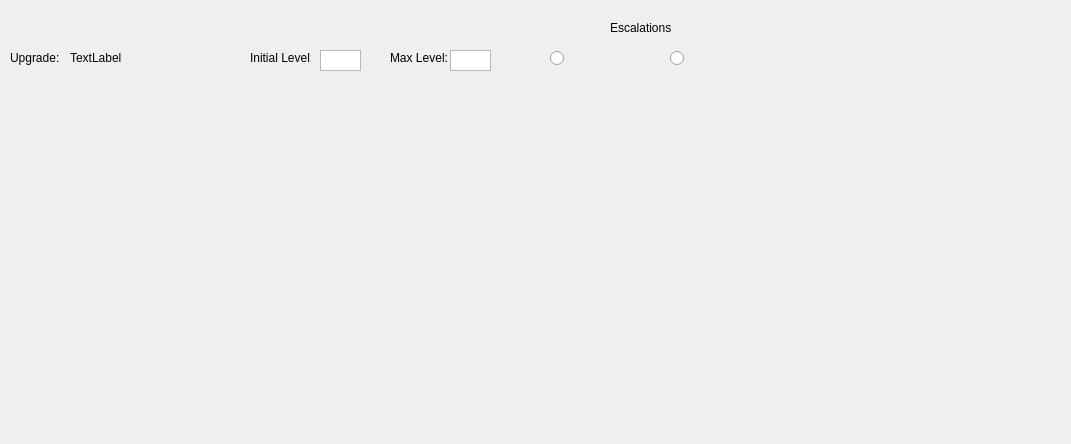
<?xml version="1.0" encoding="UTF-8"?>
<ui version="4.0">
 <class>upgrade_menu</class>
 <widget class="QDialog" name="upgrade_menu">
  <property name="geometry">
   <rect>
    <x>0</x>
    <y>0</y>
    <width>1071</width>
    <height>444</height>
   </rect>
  </property>
  <property name="windowTitle">
   <string>Extended Upgrade Settings</string>
  </property>
  <widget class="QLabel" name="initialLevelPlaceholder">
   <property name="geometry">
    <rect>
     <x>250</x>
     <y>50</y>
     <width>61</width>
     <height>16</height>
    </rect>
   </property>
   <property name="text">
    <string>Initial Level:</string>
   </property>
  </widget>
  <widget class="QLabel" name="maxLevelPlaceholder">
   <property name="geometry">
    <rect>
     <x>390</x>
     <y>50</y>
     <width>61</width>
     <height>16</height>
    </rect>
   </property>
   <property name="text">
    <string>Max Level:</string>
   </property>
  </widget>
  <widget class="QLabel" name="upgradeNameHeaderPlaceholder">
   <property name="geometry">
    <rect>
     <x>10</x>
     <y>50</y>
     <width>101</width>
     <height>16</height>
    </rect>
   </property>
   <property name="text">
    <string>Upgrade:</string>
   </property>
  </widget>
  <widget class="QLabel" name="upgradeName">
   <property name="geometry">
    <rect>
     <x>70</x>
     <y>50</y>
     <width>171</width>
     <height>16</height>
    </rect>
   </property>
   <property name="text">
    <string>TextLabel</string>
   </property>
  </widget>
  <widget class="QPlainTextEdit" name="initialLevelTextbox">
   <property name="geometry">
    <rect>
     <x>320</x>
     <y>50</y>
     <width>41</width>
     <height>21</height>
    </rect>
   </property>
   <property name="frameShape">
    <enum>QFrame::StyledPanel</enum>
   </property>
   <property name="verticalScrollBarPolicy">
    <enum>Qt::ScrollBarAlwaysOff</enum>
   </property>
  </widget>
  <widget class="QPlainTextEdit" name="maxLevelTextbox">
   <property name="geometry">
    <rect>
     <x>450</x>
     <y>50</y>
     <width>41</width>
     <height>21</height>
    </rect>
   </property>
   <property name="frameShape">
    <enum>QFrame::StyledPanel</enum>
   </property>
   <property name="verticalScrollBarPolicy">
    <enum>Qt::ScrollBarAlwaysOff</enum>
   </property>
  </widget>
  <widget class="QLabel" name="escalationHeader">
   <property name="geometry">
    <rect>
     <x>610</x>
     <y>20</y>
     <width>101</width>
     <height>16</height>
    </rect>
   </property>
   <property name="text">
    <string>Escalations</string>
   </property>
  </widget>
  <widget class="QRadioButton" name="lowerEscalationButton">
   <property name="geometry">
    <rect>
     <x>550</x>
     <y>50</y>
     <width>111</width>
     <height>17</height>
    </rect>
   </property>
   <property name="text">
    <string/>
   </property>
  </widget>
  <widget class="QRadioButton" name="upperEscalationButton">
   <property name="geometry">
    <rect>
     <x>670</x>
     <y>50</y>
     <width>121</width>
     <height>17</height>
    </rect>
   </property>
   <property name="text">
    <string/>
   </property>
  </widget>
 </widget>
 <layoutdefault spacing="6" margin="11"/>
 <resources/>
 <connections/>
</ui>
